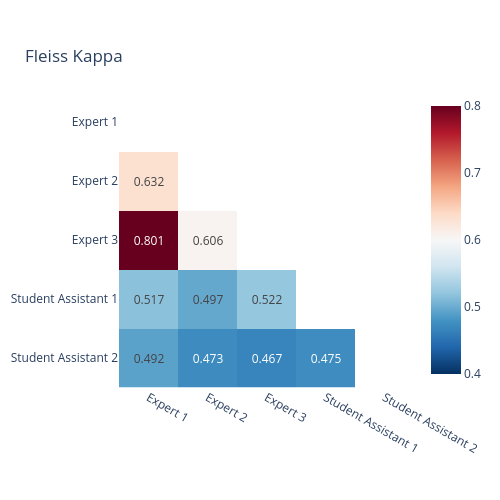

Write notebook code for a chart like this one.
### Code cell
plot_heatmap(ratings, 'Fleiss Kappa', labels=humans, cmin=0.4, cmax=0.8)

### Figure 1 — Plotly figure (JSON) as saved in the notebook; plotly's stock layout.template omitted (floating-point values rounded to 4 significant figures)
{"data": [{"coloraxis": "coloraxis", "hovertemplate": "x: %{x}<br>y: %{y}<br>color: %{z}<extra></extra>", "name": "0", "texttemplate": "%{z}", "type": "heatmap", "x": ["Expert 1", "Expert 2", "Expert 3", "Student Assistant 1", "Student Assistant 2"], "xaxis": "x", "y": ["Expert 1", "Expert 2", "Expert 3", "Student Assistant 1", "Student Assistant 2"], "yaxis": "y", "z": [[NaN, NaN, NaN, NaN, NaN], [0.632, NaN, NaN, NaN, NaN], [0.801, 0.606, NaN, NaN, NaN], [0.517, 0.497, 0.522, NaN, NaN], [0.492, 0.473, 0.467, 0.475, NaN]]}], "layout": {"coloraxis": {"cmax": 0.8, "cmin": 0.4, "colorbar": {"len": 0.8}, "colorscale": [[0, "rgb(5,48,97)"], [0.1, "rgb(33,102,172)"], [0.2, "rgb(67,147,195)"], [0.3, "rgb(146,197,222)"], [0.4, "rgb(209,229,240)"], [0.5, "rgb(247,247,247)"], [0.6, "rgb(253,219,199)"], [0.7, "rgb(244,165,130)"], [0.8, "rgb(214,96,77)"], [0.9, "rgb(178,24,43)"], [1, "rgb(103,0,31)"]]}, "height": 500, "margin": {"t": 60}, "title": {"text": "Fleiss Kappa", "y": 0.9}, "width": 500, "xaxis": {"anchor": "y", "constrain": "domain", "domain": [0, 1], "scaleanchor": "y", "showgrid": false, "side": "bottom", "zeroline": false}, "yaxis": {"anchor": "x", "autorange": "reversed", "constrain": "domain", "domain": [0, 1], "showgrid": false, "zeroline": false}}}
